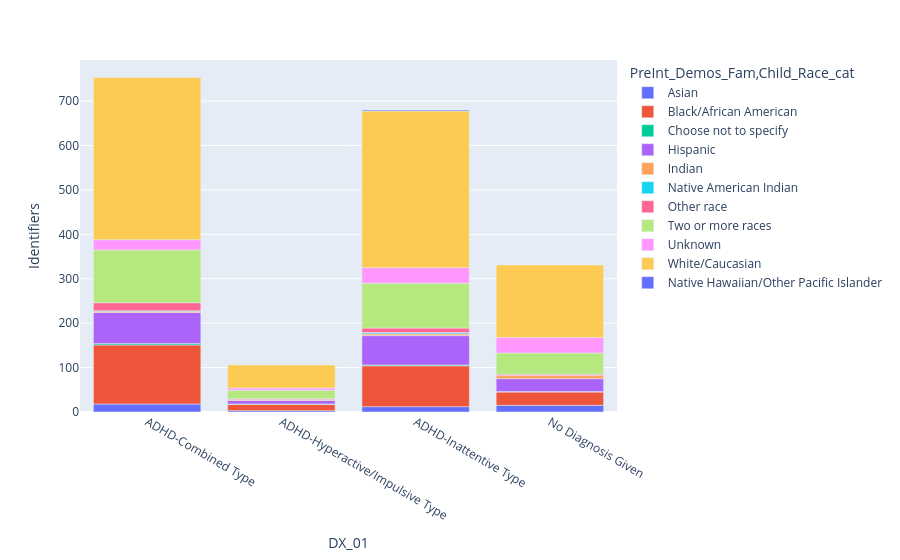

The notebook cell saved with this chart:
### Markdown cell above
### What is the race breakdown of children with adhd?

### Code cell
demographics = df.groupby(['DX_01', 'PreInt_Demos_Fam,Child_Race_cat']
                          ).agg({'Identifiers': 'count',
                                }).reset_index()

fig = px.bar(demographics, x="DX_01", y="Identifiers", color="PreInt_Demos_Fam,Child_Race_cat")
fig.show()

### Figure 1 — Plotly figure (JSON) as saved in the notebook; plotly's stock layout.template omitted (floating-point values rounded to 4 significant figures)
{"data": [{"alignmentgroup": "True", "hovertemplate": "PreInt_Demos_Fam,Child_Race_cat=Asian<br>DX_01=%{x}<br>Identifiers=%{y}<extra></extra>", "legendgroup": "Asian", "marker": {"color": "#636efa", "pattern": {"shape": ""}}, "name": "Asian", "offsetgroup": "Asian", "orientation": "v", "showlegend": true, "textposition": "auto", "type": "bar", "x": ["ADHD-Combined Type", "ADHD-Hyperactive/Impulsive Type", "ADHD-Inattentive Type", "No Diagnosis Given"], "xaxis": "x", "y": [18, 3, 12, 15], "yaxis": "y"}, {"alignmentgroup": "True", "hovertemplate": "PreInt_Demos_Fam,Child_Race_cat=Black/African American<br>DX_01=%{x}<br>Identifiers=%{y}<extra></extra>", "legendgroup": "Black/African American", "marker": {"color": "#EF553B", "pattern": {"shape": ""}}, "name": "Black/African American", "offsetgroup": "Black/African American", "orientation": "v", "showlegend": true, "textposition": "auto", "type": "bar", "x": ["ADHD-Combined Type", "ADHD-Hyperactive/Impulsive Type", "ADHD-Inattentive Type", "No Diagnosis Given"], "xaxis": "x", "y": [133, 14, 92, 30], "yaxis": "y"}, {"alignmentgroup": "True", "hovertemplate": "PreInt_Demos_Fam,Child_Race_cat=Choose not to specify<br>DX_01=%{x}<br>Identifiers=%{y}<extra></extra>", "legendgroup": "Choose not to specify", "marker": {"color": "#00cc96", "pattern": {"shape": ""}}, "name": "Choose not to specify", "offsetgroup": "Choose not to specify", "orientation": "v", "showlegend": true, "textposition": "auto", "type": "bar", "x": ["ADHD-Combined Type", "ADHD-Hyperactive/Impulsive Type", "ADHD-Inattentive Type", "No Diagnosis Given"], "xaxis": "x", "y": [3, 1, 2, 1], "yaxis": "y"}, {"alignmentgroup": "True", "hovertemplate": "PreInt_Demos_Fam,Child_Race_cat=Hispanic<br>DX_01=%{x}<br>Identifiers=%{y}<extra></extra>", "legendgroup": "Hispanic", "marker": {"color": "#ab63fa", "pattern": {"shape": ""}}, "name": "Hispanic", "offsetgroup": "Hispanic", "orientation": "v", "showlegend": true, "textposition": "auto", "type": "bar", "x": ["ADHD-Combined Type", "ADHD-Hyperactive/Impulsive Type", "ADHD-Inattentive Type", "No Diagnosis Given"], "xaxis": "x", "y": [70, 8, 66, 29], "yaxis": "y"}, {"alignmentgroup": "True", "hovertemplate": "PreInt_Demos_Fam,Child_Race_cat=Indian<br>DX_01=%{x}<br>Identifiers=%{y}<extra></extra>", "legendgroup": "Indian", "marker": {"color": "#FFA15A", "pattern": {"shape": ""}}, "name": "Indian", "offsetgroup": "Indian", "orientation": "v", "showlegend": true, "textposition": "auto", "type": "bar", "x": ["ADHD-Combined Type", "ADHD-Hyperactive/Impulsive Type", "ADHD-Inattentive Type", "No Diagnosis Given"], "xaxis": "x", "y": [3, 2, 4, 7], "yaxis": "y"}, {"alignmentgroup": "True", "hovertemplate": "PreInt_Demos_Fam,Child_Race_cat=Native American Indian<br>DX_01=%{x}<br>Identifiers=%{y}<extra></extra>", "legendgroup": "Native American Indian", "marker": {"color": "#19d3f3", "pattern": {"shape": ""}}, "name": "Native American Indian", "offsetgroup": "Native American Indian", "orientation": "v", "showlegend": true, "textposition": "auto", "type": "bar", "x": ["ADHD-Combined Type", "ADHD-Inattentive Type"], "xaxis": "x", "y": [1, 3], "yaxis": "y"}, {"alignmentgroup": "True", "hovertemplate": "PreInt_Demos_Fam,Child_Race_cat=Other race<br>DX_01=%{x}<br>Identifiers=%{y}<extra></extra>", "legendgroup": "Other race", "marker": {"color": "#FF6692", "pattern": {"shape": ""}}, "name": "Other race", "offsetgroup": "Other race", "orientation": "v", "showlegend": true, "textposition": "auto", "type": "bar", "x": ["ADHD-Combined Type", "ADHD-Hyperactive/Impulsive Type", "ADHD-Inattentive Type", "No Diagnosis Given"], "xaxis": "x", "y": [18, 2, 10, 3], "yaxis": "y"}, {"alignmentgroup": "True", "hovertemplate": "PreInt_Demos_Fam,Child_Race_cat=Two or more races<br>DX_01=%{x}<br>Identifiers=%{y}<extra></extra>", "legendgroup": "Two or more races", "marker": {"color": "#B6E880", "pattern": {"shape": ""}}, "name": "Two or more races", "offsetgroup": "Two or more races", "orientation": "v", "showlegend": true, "textposition": "auto", "type": "bar", "x": ["ADHD-Combined Type", "ADHD-Hyperactive/Impulsive Type", "ADHD-Inattentive Type", "No Diagnosis Given"], "xaxis": "x", "y": [119, 19, 101, 48], "yaxis": "y"}, {"alignmentgroup": "True", "hovertemplate": "PreInt_Demos_Fam,Child_Race_cat=Unknown<br>DX_01=%{x}<br>Identifiers=%{y}<extra></extra>", "legendgroup": "Unknown", "marker": {"color": "#FF97FF", "pattern": {"shape": ""}}, "name": "Unknown", "offsetgroup": "Unknown", "orientation": "v", "showlegend": true, "textposition": "auto", "type": "bar", "x": ["ADHD-Combined Type", "ADHD-Hyperactive/Impulsive Type", "ADHD-Inattentive Type", "No Diagnosis Given"], "xaxis": "x", "y": [23, 5, 35, 35], "yaxis": "y"}, {"alignmentgroup": "True", "hovertemplate": "PreInt_Demos_Fam,Child_Race_cat=White/Caucasian<br>DX_01=%{x}<br>Identifiers=%{y}<extra></extra>", "legendgroup": "White/Caucasian", "marker": {"color": "#FECB52", "pattern": {"shape": ""}}, "name": "White/Caucasian", "offsetgroup": "White/Caucasian", "orientation": "v", "showlegend": true, "textposition": "auto", "type": "bar", "x": ["ADHD-Combined Type", "ADHD-Hyperactive/Impulsive Type", "ADHD-Inattentive Type", "No Diagnosis Given"], "xaxis": "x", "y": [365, 52, 353, 163], "yaxis": "y"}, {"alignmentgroup": "True", "hovertemplate": "PreInt_Demos_Fam,Child_Race_cat=Native Hawaiian/Other Pacific Islander<br>DX_01=%{x}<br>Identifiers=%{y}<extra></extra>", "legendgroup": "Native Hawaiian/Other Pacific Islander", "marker": {"color": "#636efa", "pattern": {"shape": ""}}, "name": "Native Hawaiian/Other Pacific Islander", "offsetgroup": "Native Hawaiian/Other Pacific Islander", "orientation": "v", "showlegend": true, "textposition": "auto", "type": "bar", "x": ["ADHD-Inattentive Type"], "xaxis": "x", "y": [2], "yaxis": "y"}], "layout": {"barmode": "relative", "legend": {"title": {"text": "PreInt_Demos_Fam,Child_Race_cat"}, "tracegroupgap": 0}, "margin": {"t": 60}, "xaxis": {"anchor": "y", "domain": [0, 1], "title": {"text": "DX_01"}}, "yaxis": {"anchor": "x", "domain": [0, 1], "title": {"text": "Identifiers"}}}}
